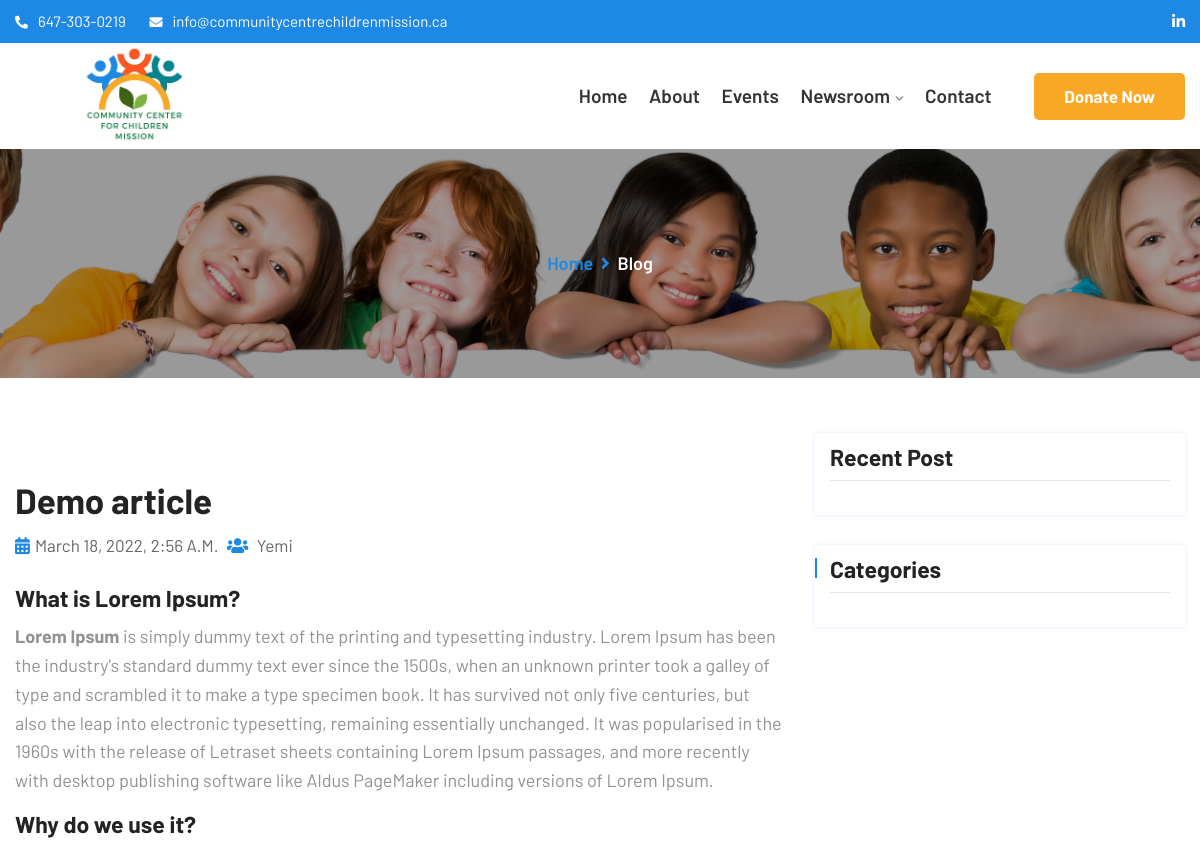
The app's page /article/1/demo-article/ (upper part), older data.
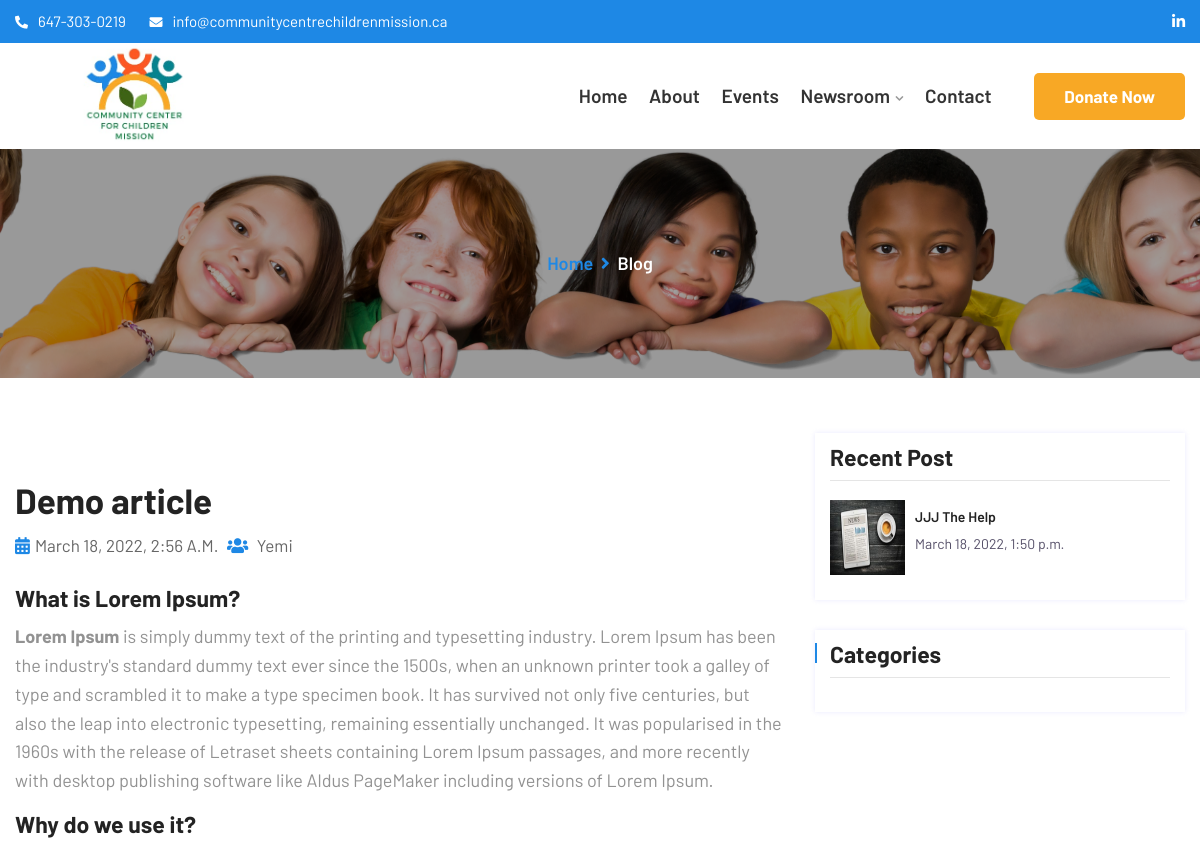
The same page, newer data.
### core/models.py (models this page shows, shortened)
class Article(models.Model):
    author = models.ForeignKey(
        User,
        null=True,
        on_delete=models.SET_NULL
        )
    title = models.CharField(max_length=240, help_text="Article title")
    category = models.ForeignKey(
        Category,
        on_delete=models.SET_NULL,
        null=True,
        help_text="Select a category that this article belong to."
        )
    featured_image = models.ImageField(upload_to='articles/', default="default.jpg", help_text="Article image")
    image_credit = models.CharField(max_length=120, null=True, blank=True)
    content = RichTextUploadingField(null=True, blank=True)
    link = models.URLField(
        max_length=500,
        null=True,
        blank=True,
        help_text="Provide an external URL to the article if you don't want to create a content.")
    featured = models.BooleanField(default=False)
    date_stamp = models.DateTimeField(auto_now_add=True)
    is_active = models.BooleanField(default=False)
    slug = models.SlugField(
        default='',
        editable=False,
        max_length=120,
    )
    class Meta:
        unique_together = ('title', 'slug')
        ordering = ['-id']

### core/views.py (the view)
# urls.py: path('article/<int:pk>/<str:slug>/', ArticleDetailView.as_view(), name="article_detail"),
class ArticleDetailView(DetailView):
    model=Article
    template_name = 'Article/article_detail.html'
    def get_context_data(self, *args, **kwargs):
        context = super(ArticleDetailView, self).get_context_data(**kwargs)
        context['related_articles'] = set(Article.objects.filter(category=self.get_object().category, is_active=True).exclude(id=self.kwargs.get('pk'))[:3])
        context['categories'] = Category.objects.order_by('-id')
        return context

### core/templates/Article/article_detail.html (shortened to what this page needs)
{% extends 'base/base.html' %}
{% load static %}
{% block content %}
<div class="breadcumb-area">
	<div class="container">
		<div class="row">
			<div class="col-md-12 txtc">
				<div class="breadcumb-inner">
					<ul>
						<li><a href="{% url 'home' %}">Home</a></li>
						<li><i class="fas fa-angle-right"></i></li>
						<li>Blog</li>
					</ul>
				</div>
			</div>
		</div>
	</div>
</div>
<div class="blog_area blog_top">
	<div class="container">
		<div class="row">
			<div class="col-lg-8 col-md-6 col-sm-12">
				<div class="single_blog single_blog_grid singles">
					<div class="single_blog_thumb">
					</div>
					<div class="single_blogs_title single_bo">
						<div class="single_blog_title title_style">
							<h3>{{article.title}}</h3>
							<div class="themex-blog-meta">
								<div class="themex-blog-meta-left">
									<span><i class="fas fa-calendar-alt"></i>{{article.date_stamp}}</span>
									<a href="#"><i class="fas fa-users"></i> {{article.author.username}}</a>
								</div>
							</div>
							<p>{{article.content | safe}}</p>
						</div>
					</div>
				</div>
			</div>
			<div class="col-lg-4 col-md-6  col-sm-12 col-xs-12 sidebar-right content-widget pdsl">
				<div class="blog-left-side widget">
					<div  class="widget widget_recent_data">
						<div class="single-widget-item">
							<h2 class="widget-title">Recent Post</h2>
							{% for related in related_articles %}
								<div class="recent-post-item">
									<div class="recent-post-image">
										<a href="{% url 'article_detail' related.id related.slug %}"><img  src="{{related.featured_image.url}}"  alt=""></a>
									</div>
									<div class="recent-post-text">
										<h4><a href="{% url 'article_detail' related.id related.slug %}">{{related.title}}</a></h4>
										<span class="rcomment">{{related.date_stamp}}</span>
									</div>
								</div>
							{% endfor %}
						</div>
					</div>
					<div  class="widget widget_categories">
						<h2 class="widget-title">Categories</h2>
					</div>
				</div>
			</div>
		</div>
	</div>
</div>
{% endblock %}

Row changes from the older to the newer data that the page shows:
added Article: featured_image (picture), title "JJJ The Help", date_stamp "March 18, 2022, 1:50 p.m."
